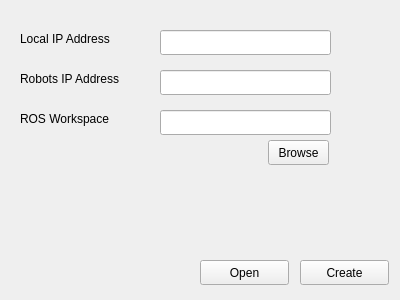
<?xml version="1.0" encoding="UTF-8"?>
<ui version="4.0">
 <class>profileSelect</class>
 <widget class="QWidget" name="profileSelect">
  <property name="geometry">
   <rect>
    <x>0</x>
    <y>0</y>
    <width>400</width>
    <height>300</height>
   </rect>
  </property>
  <property name="windowTitle">
   <string>Profile Select</string>
  </property>
  <widget class="QPushButton" name="openProfileBttn">
   <property name="geometry">
    <rect>
     <x>200</x>
     <y>260</y>
     <width>89</width>
     <height>25</height>
    </rect>
   </property>
   <property name="text">
    <string>Open</string>
   </property>
  </widget>
  <widget class="QPushButton" name="createProfileBttn">
   <property name="geometry">
    <rect>
     <x>300</x>
     <y>260</y>
     <width>89</width>
     <height>25</height>
    </rect>
   </property>
   <property name="text">
    <string>Create</string>
   </property>
  </widget>
  <widget class="QLabel" name="localIPLabel">
   <property name="geometry">
    <rect>
     <x>20</x>
     <y>30</y>
     <width>111</width>
     <height>17</height>
    </rect>
   </property>
   <property name="text">
    <string>Local IP Address</string>
   </property>
  </widget>
  <widget class="QLabel" name="robotIPLabel">
   <property name="geometry">
    <rect>
     <x>20</x>
     <y>70</y>
     <width>131</width>
     <height>17</height>
    </rect>
   </property>
   <property name="text">
    <string>Robots IP Address</string>
   </property>
  </widget>
  <widget class="QLabel" name="rosWSLabel">
   <property name="geometry">
    <rect>
     <x>20</x>
     <y>110</y>
     <width>111</width>
     <height>17</height>
    </rect>
   </property>
   <property name="text">
    <string>ROS Workspace</string>
   </property>
  </widget>
  <widget class="QLineEdit" name="localIPAddressField">
   <property name="geometry">
    <rect>
     <x>160</x>
     <y>30</y>
     <width>171</width>
     <height>25</height>
    </rect>
   </property>
  </widget>
  <widget class="QLineEdit" name="robotIPField">
   <property name="geometry">
    <rect>
     <x>160</x>
     <y>70</y>
     <width>171</width>
     <height>25</height>
    </rect>
   </property>
  </widget>
  <widget class="QLineEdit" name="ROSWSField">
   <property name="geometry">
    <rect>
     <x>160</x>
     <y>110</y>
     <width>171</width>
     <height>25</height>
    </rect>
   </property>
  </widget>
  <widget class="QPushButton" name="browseROSWSBttn">
   <property name="geometry">
    <rect>
     <x>268</x>
     <y>140</y>
     <width>61</width>
     <height>25</height>
    </rect>
   </property>
   <property name="text">
    <string>Browse</string>
   </property>
  </widget>
 </widget>
 <resources/>
 <connections/>
</ui>
